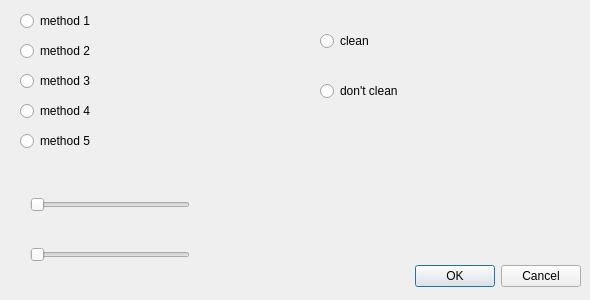
<?xml version="1.0" encoding="UTF-8"?>
<ui version="4.0">
 <class>Process</class>
 <widget class="QDialog" name="Process">
  <property name="geometry">
   <rect>
    <x>0</x>
    <y>0</y>
    <width>590</width>
    <height>300</height>
   </rect>
  </property>
  <property name="windowTitle">
   <string>Dialog</string>
  </property>
  <widget class="QDialogButtonBox" name="buttonBox">
   <property name="geometry">
    <rect>
     <x>400</x>
     <y>260</y>
     <width>181</width>
     <height>32</height>
    </rect>
   </property>
   <property name="orientation">
    <enum>Qt::Horizontal</enum>
   </property>
   <property name="standardButtons">
    <set>QDialogButtonBox::Cancel|QDialogButtonBox::Ok</set>
   </property>
  </widget>
  <widget class="QRadioButton" name="type1Button">
   <property name="geometry">
    <rect>
     <x>20</x>
     <y>10</y>
     <width>116</width>
     <height>22</height>
    </rect>
   </property>
   <property name="text">
    <string>method 1</string>
   </property>
  </widget>
  <widget class="QRadioButton" name="type2Button">
   <property name="geometry">
    <rect>
     <x>20</x>
     <y>40</y>
     <width>116</width>
     <height>22</height>
    </rect>
   </property>
   <property name="text">
    <string>method 2</string>
   </property>
  </widget>
  <widget class="QRadioButton" name="type3Button">
   <property name="geometry">
    <rect>
     <x>20</x>
     <y>70</y>
     <width>116</width>
     <height>22</height>
    </rect>
   </property>
   <property name="text">
    <string>method 3</string>
   </property>
  </widget>
  <widget class="QRadioButton" name="type4Button">
   <property name="geometry">
    <rect>
     <x>20</x>
     <y>100</y>
     <width>116</width>
     <height>22</height>
    </rect>
   </property>
   <property name="text">
    <string>method 4</string>
   </property>
  </widget>
  <widget class="QRadioButton" name="type5Button">
   <property name="geometry">
    <rect>
     <x>20</x>
     <y>130</y>
     <width>116</width>
     <height>22</height>
    </rect>
   </property>
   <property name="text">
    <string>method 5</string>
   </property>
  </widget>
  <widget class="QRadioButton" name="clean">
   <property name="geometry">
    <rect>
     <x>320</x>
     <y>30</y>
     <width>116</width>
     <height>22</height>
    </rect>
   </property>
   <property name="text">
    <string>clean</string>
   </property>
  </widget>
  <widget class="QRadioButton" name="dontclean">
   <property name="geometry">
    <rect>
     <x>320</x>
     <y>80</y>
     <width>116</width>
     <height>22</height>
    </rect>
   </property>
   <property name="text">
    <string>don't clean</string>
   </property>
  </widget>
  <widget class="QSlider" name="thrslider">
   <property name="geometry">
    <rect>
     <x>30</x>
     <y>190</y>
     <width>160</width>
     <height>29</height>
    </rect>
   </property>
   <property name="orientation">
    <enum>Qt::Horizontal</enum>
   </property>
  </widget>
  <widget class="QSlider" name="cleanslider">
   <property name="geometry">
    <rect>
     <x>30</x>
     <y>240</y>
     <width>160</width>
     <height>29</height>
    </rect>
   </property>
   <property name="orientation">
    <enum>Qt::Horizontal</enum>
   </property>
  </widget>
 </widget>
 <resources/>
 <connections>
  <connection>
   <sender>buttonBox</sender>
   <signal>accepted()</signal>
   <receiver>Process</receiver>
   <slot>accept()</slot>
   <hints>
    <hint type="sourcelabel">
     <x>248</x>
     <y>254</y>
    </hint>
    <hint type="destinationlabel">
     <x>157</x>
     <y>274</y>
    </hint>
   </hints>
  </connection>
  <connection>
   <sender>buttonBox</sender>
   <signal>rejected()</signal>
   <receiver>Process</receiver>
   <slot>reject()</slot>
   <hints>
    <hint type="sourcelabel">
     <x>316</x>
     <y>260</y>
    </hint>
    <hint type="destinationlabel">
     <x>286</x>
     <y>274</y>
    </hint>
   </hints>
  </connection>
 </connections>
</ui>
